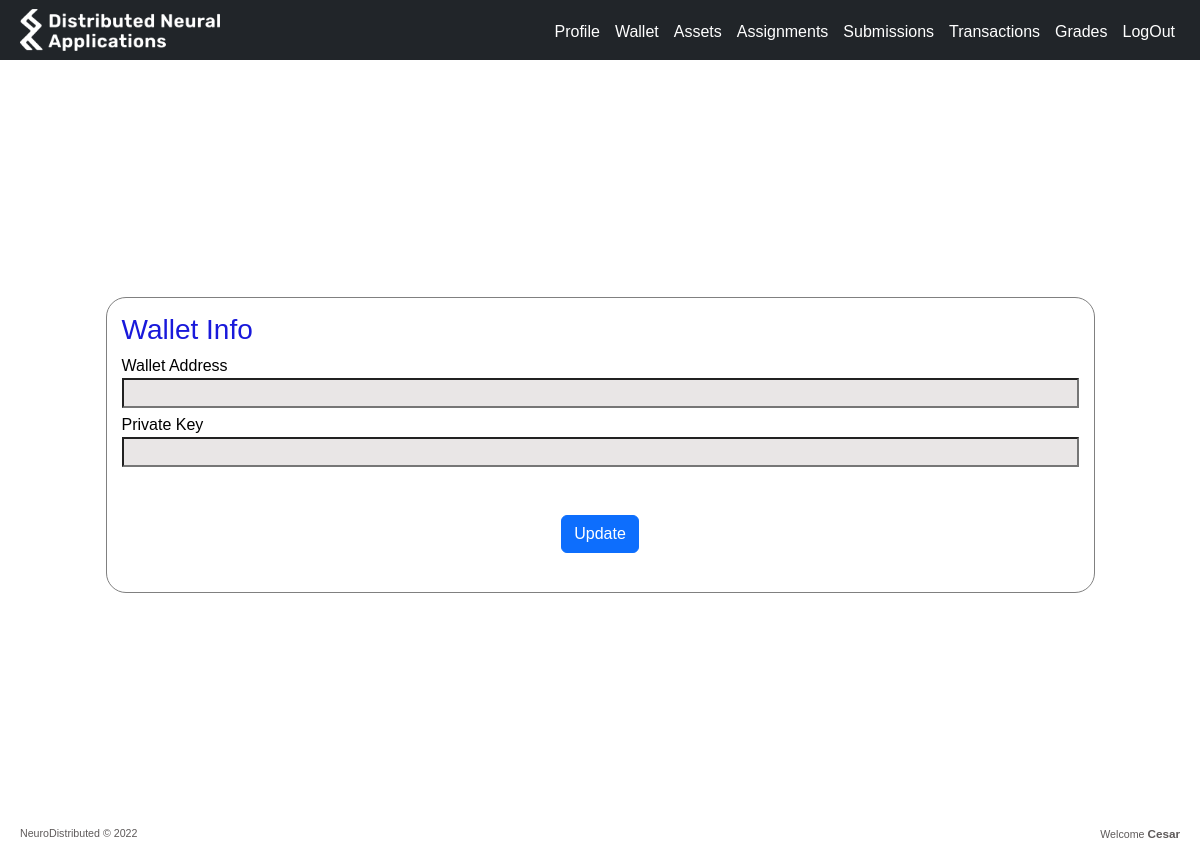
/wallet (signed in), run on an earlier commit of the app's database.
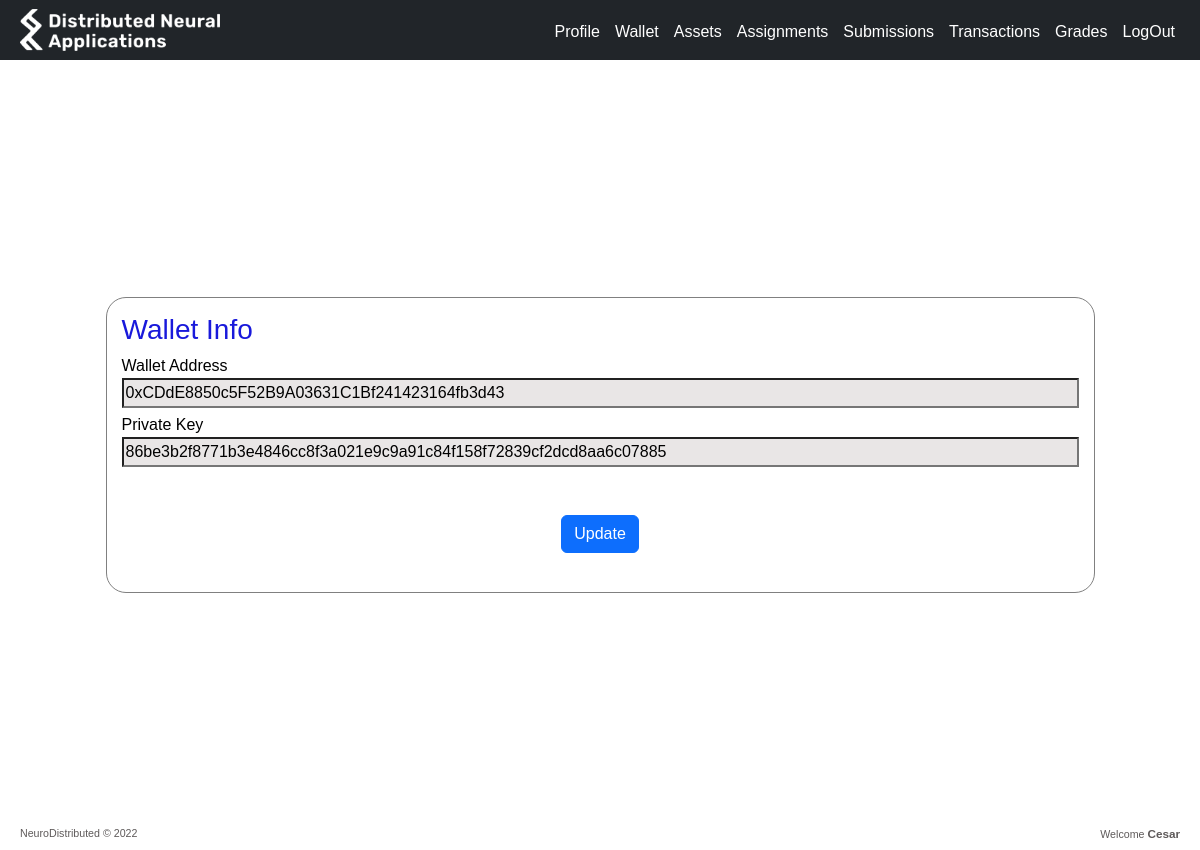
And on a later commit of the database.
### webproject/models.py (models this page shows, shortened)
class Wallet(db.Model):
    id = db.Column(db.Integer, primary_key=True)
    user_id = db.Column(db.Integer)
    wallet = db.Column(db.Integer)
    privatekey = db.Column(db.Integer)

### webproject/routes/main.py (the view)
@main.route('/wallet')
@login_required
def wallet():
    wallet = Wallet.query.filter_by(user_id=current_user.id).first()
    return render_template('main/wallet.html',wallet=wallet)

### webproject/templates/main/wallet.html (shortened to what this page needs)
{% extends 'base.html' %}
{% block body %}
<div class="neuro-content">
    <form class="neuro-login-form"  method="POST" action="/wallet">
        <div class="neuro-form-section">
            <h3>Wallet Info</h3>
            <div class="">
                <label for="walletaddress">Wallet Address</label>
                <input name="wallet_address" type="text" size="100" value={{ wallet.wallet }} >
            </div>
            <div class="">
                <label for="privatekey">Private Key</label>
                <input name="private_key" type="text" size=100 value={{ wallet.privatekey }}>
            </div>
            <div class="col d-flex justify-content-center mt-5">
                <button type="submit" class="btn btn-primary btn-block mb-4 btn-center">Update</button>
            </div>
        </div>
    </div>
</div>
{% endblock %}

What changed in the data, as far as the page shows it:
added Wallet: wallet_address "0xCDdE8850c5F52B9A03631C1Bf241423164fb3d43", private_key "86be3b2f8771b3e4846cc8f3a021e9c9a91c84f158f72839cf2dcd8aa6c07885"
